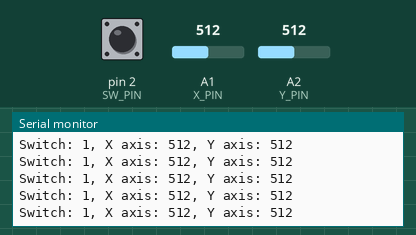
Simulated run of this sketch. Board: Arduino Uno, built with avr-gcc and run on an emulated ATmega328P. Parts: the last lines printed to the serial monitor. Inputs (shaded band) come from the test bench; at power-on: A2 (Y_PIN) = 512, pin 2 (SW_PIN) HIGH, A1 (X_PIN) = 512.

Above: at 5.7 s.
5.8 s: A2 (Y_PIN) set to 8
At 5.85 s:
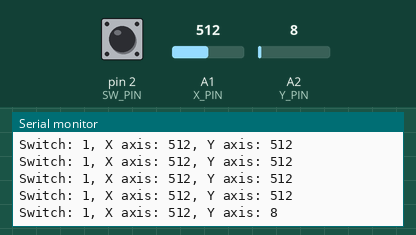
7.3 s: A2 (Y_PIN) set to 11
At 7.36 s:
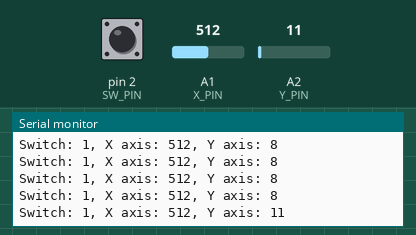
Timing chart, 0 to 10.3 s (numbered marks = the images above; inputs shaded):
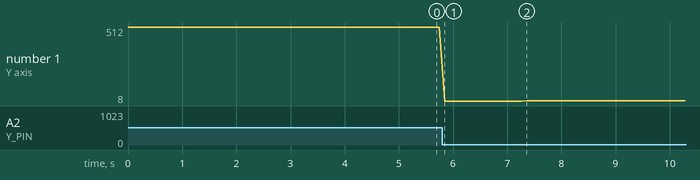

The sketch:

analog_joystick.ino
```cpp
const int SW_PIN = 2;
const int X_PIN = A1;
const int Y_PIN = A2;

void setup() {
  pinMode(SW_PIN, INPUT);
  digitalWrite(SW_PIN, HIGH);
  Serial.begin(9600);
}

void loop() {
  Serial.print("Switch: ");
  Serial.print(digitalRead(SW_PIN));
  Serial.print(", X axis: ");
  Serial.print(analogRead(X_PIN));
  Serial.print(", Y axis: ");
  Serial.println(analogRead(Y_PIN));
  delay(100);
}
```

Measured:
- after the input at 5.8 s, the serial monitor: prints a new line after 0.05 s (image 1)
- after the input at 7.3 s, the serial monitor: prints a new line after 0.06 s (image 2)
- plotted number 1: 512 → 8 after the input at 5.8 s, 8 → 11 after the input at 7.3 s
